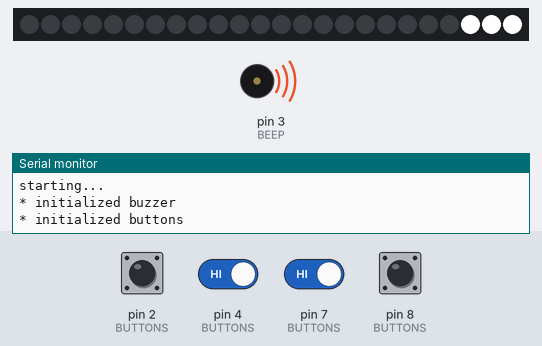
Bench run of a sketch on a simulated Arduino Uno, built with avr-gcc and run on an emulated ATmega328P. Parts: 24 RGB LEDs in strip order, left to right, buzzer (waves = sounding, pin HIGH), the last lines printed to the serial monitor. The inputs (shaded band) are chosen by the test bench; at power-on: pin 2 (BUTTONS), pin 4 (BUTTONS), pin 7 (BUTTONS), pin 8 (BUTTONS) HIGH.

Above: at 2.7 s.
4.0 s: pin 2 (BUTTONS) pulled LOW for 0.15 s
At 5.1 s:
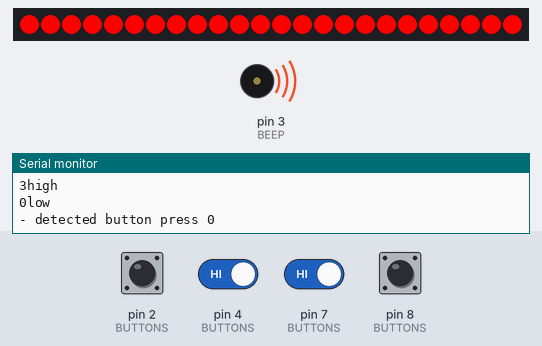
5.6 s: pin 2 (BUTTONS) driven LOW and pin 4 (BUTTONS) driven LOW
At 9.6 s:
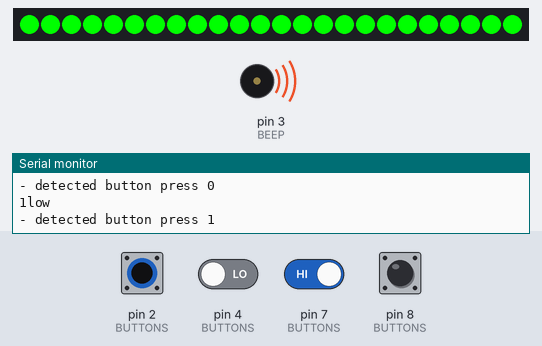
11.6 s: pin 7 (BUTTONS) driven HIGH
Timing chart, 0 to 14.4 s (numbered marks = the images above; inputs shaded):
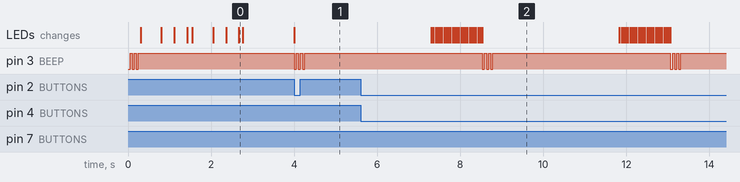

Measured:
- after the input at 4.0 s, pin 3 (BEEP): alternates HIGH for 0.05 s and LOW for 0.05 s, 6 changes in all, then stays HIGH, starting at once; the LEDs: change at once (image 1)
- after the input at 5.6 s, pin 3 (BEEP): alternates HIGH for 0.05 s and LOW for 0.05 s, 6 changes in all, then stays HIGH, starting after 2.9 s; the LEDs: first differ from a run without the input after 2.9 s (image 2)

The sketch:

quizbox.ino
```cpp
#include <Adafruit_NeoPixel.h>

#define NEOPIN 9
#define NEOPIXEL_LENGTH 24
#define BRIGHTNESS 255 // set max brightness (0-255)
#define BEEP 3

#define NUM_BUTTONS 4
#define BUTTON_A 2
#define BUTTON_B 4
#define BUTTON_C 7
#define BUTTON_D 8

Adafruit_NeoPixel strip = Adafruit_NeoPixel(NEOPIXEL_LENGTH, NEOPIN, NEO_GRB + NEO_KHZ800); // strip object

uint8_t BUTTONS[] = { BUTTON_A, BUTTON_B, BUTTON_C, BUTTON_D };
uint32_t COLORS[] = { strip.Color(255, 0, 0), strip.Color(0, 255, 0), strip.Color(0, 0, 255), strip.Color(255, 255, 0) };

// Fill the dots one after the other with a color
void colorWipe(uint32_t c, uint8_t wait) {
  uint32_t blank = strip.Color(0, 0, 0);
  for(uint16_t i=0; i<strip.numPixels(); i++) {
    strip.setPixelColor((i + NEOPIXEL_LENGTH) % NEOPIXEL_LENGTH, c);
    strip.show();
    delay(wait);
  }
}

void fill(uint32_t c) {
  for(uint16_t i=0; i<strip.numPixels(); i++) {
    strip.setPixelColor((i + NEOPIXEL_LENGTH) % NEOPIXEL_LENGTH, c);
  }
  strip.show();
}

void beep() {
  for (int i = 0; i < 3; i++) {
    analogWrite(BEEP, 0);
    delay(50);
    analogWrite(BEEP, 255);
    delay(50);
  }
}

void setup() {

  Serial.begin(115200);
  Serial.println("starting...");


  pinMode(BEEP, OUTPUT);
  beep();
  analogWrite(BEEP, 255);
  Serial.println("* initialized buzzer");

  for (uint8_t i=0; i < NUM_BUTTONS; i++) {
    pinMode(BUTTONS[i], INPUT_PULLUP);
  }
  Serial.println("* initialized buttons");

  pinMode(NEOPIN, OUTPUT);
  strip.begin();
  strip.show();
  strip.setBrightness(BRIGHTNESS);
  delay(500);
  colorWipe(strip.Color(255, 255, 255), 30); // Yellow
  delay(500);
  colorWipe(strip.Color(0, 0, 0), 30);
  Serial.println("* initialized LEDs");
}

void loop() {
  for (uint8_t i = 0; i < NUM_BUTTONS; i++) {
    Serial.print(i);
    if (digitalRead(BUTTONS[i]) == LOW) {
      Serial.println("low");
      fill(COLORS[i]);
      beep();
      Serial.print("- detected button press ");
      Serial.println(i);
      delay(3000);

      colorWipe(strip.Color(0, 0, 0), 50);
    }
    else {
      Serial.println("high");
    }
  }
}
```
